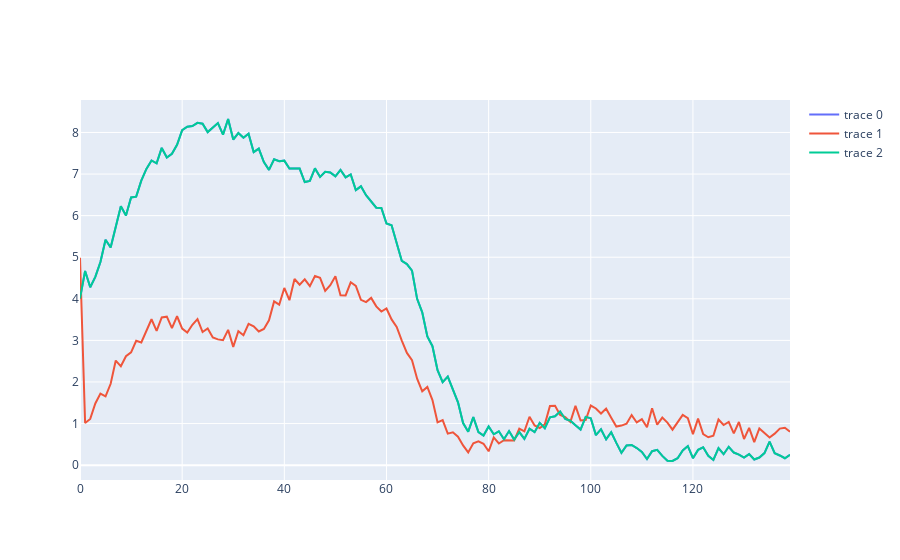

Write notebook code for a chart like this one.
### Code cell
# Diagramm von unterschiedlichen Sequenzen um die unterschiede Festzustellen
seq1, seq2, seq3 = np.random.randint(18), np.random.randint(18), np.random.randint(18)
fig = go.Figure(
    data=[
        go.Scatter(
            x=res[res["Sequenz"] == 1].index, y=res[res["Sequenz"] == seq1]["x2(t)"]
        ),
        go.Scatter(
            x=res[res["Sequenz"] == 1].index, y=res[res["Sequenz"] == seq2]["x2(t)"]
        ),
        go.Scatter(
            x=res[res["Sequenz"] == 1].index, y=res[res["Sequenz"] == seq3]["x2(t)"]
        ),
    ]
)
fig.show()

### Figure 1 — Plotly figure (JSON) as saved in the notebook; plotly's stock layout.template omitted (floating-point values rounded to 4 significant figures; data arrays with more than 128 entries replaced by an {"elided": "..."} marker saying what was removed)
{"data": [{"type": "scatter", "x": {"elided": "140 int values"}, "y": {"elided": "140 float values"}}, {"type": "scatter", "x": {"elided": "140 int values"}, "y": {"elided": "140 float values"}}, {"type": "scatter", "x": {"elided": "140 int values"}, "y": {"elided": "140 float values"}}], "layout": {}}
